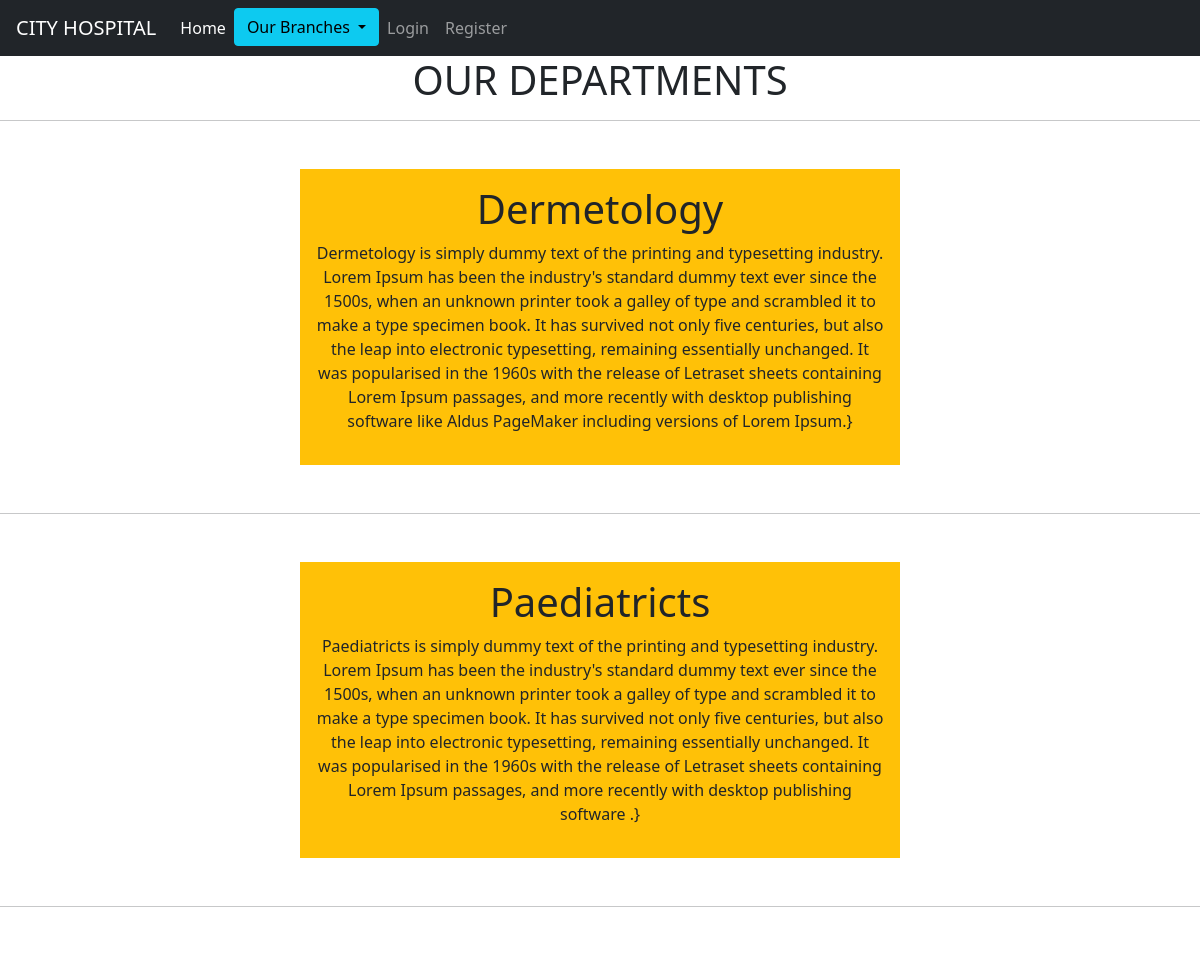
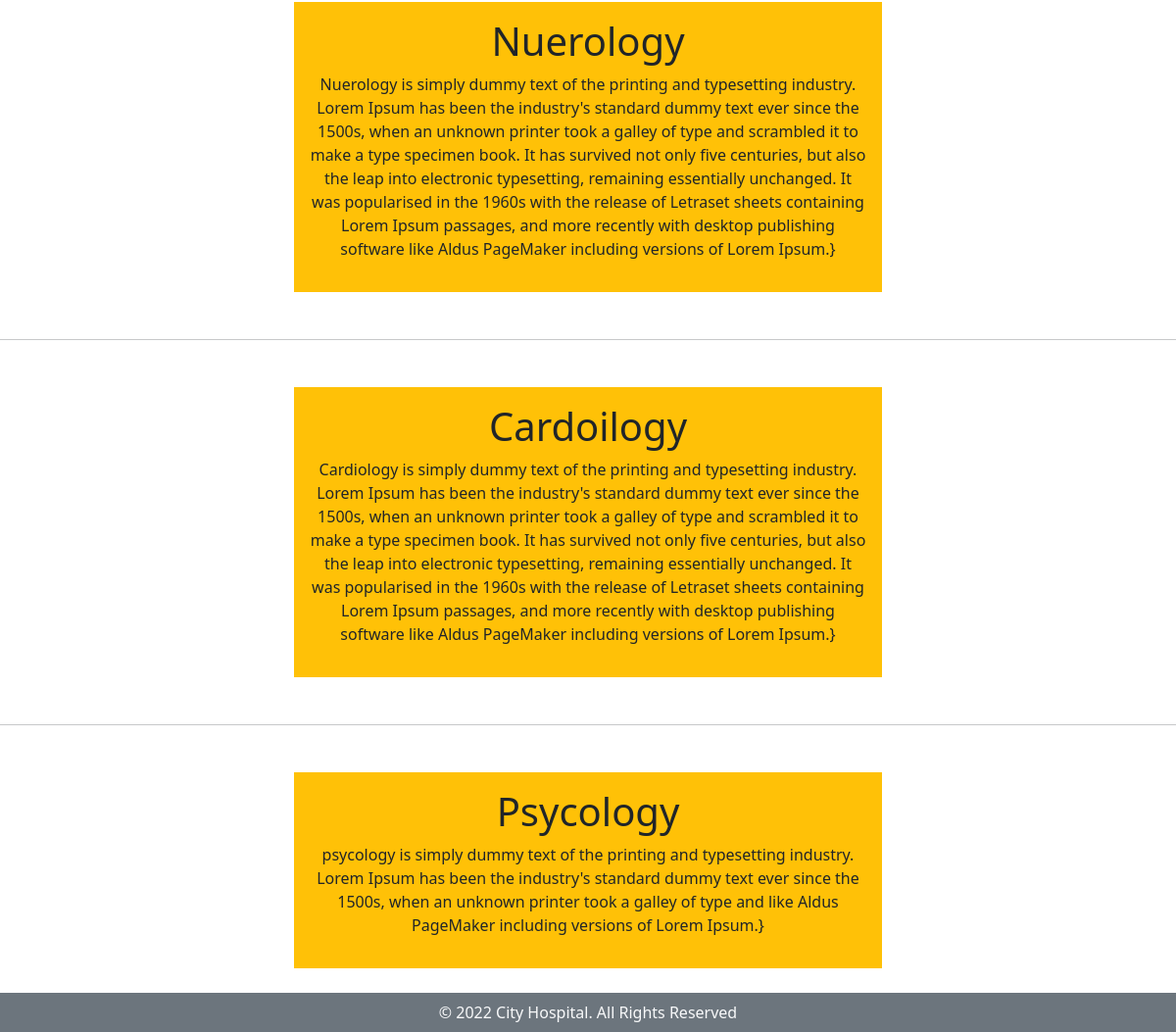
Screenshot of /department with the database file from the repository (2 pictures, top to bottom).
### hospitalapp/models.py (models this page shows, shortened)
class Departments(models.Model):
    dep_name = models.CharField(max_length=250)
    dep_desc = models.TextField()

### hospitalapp/views.py (the view)
# urls.py: path('department',views.department,name='department'),
def department(request):
    depart = {
        'dept': Departments.objects.all()
    }
    return render(request, 'department.html', depart)

### templates/department.html (shortened to what this page needs)
{% extends 'base.html' %}
{% block content %}
<h1 class="text-center">OUR DEPARTMENTS</h1>
<hr>
{% for i in dept %}
<div class="mx-auto w-50 bg-warning text-center p-3 my-5">
    <h1>{{i.dep_name}}</h1>
    <p>{{i.dep_desc}}}</p>
</div>
<hr>
{% endfor %}
{% endblock %}

### rows the page displays
Departments: dep_name "Dermetology", dep_desc "Dermetology is simply dummy text of the printing and typesetting industry. Lorem Ipsum has been the industry's standard dummy text ever since the 1500s, when an unknown printer took a galley of type and scrambled it to make a type specimen book. It has survived not only five centuries, but also the leap into electronic typesetting, remaining essentially unchanged. It was popularised in the 1960s with the release of Letraset sheets containing Lorem Ipsum passages, and more recently with desktop publishing software like Aldus PageMaker including versions of Lorem Ipsum."
Departments: dep_name "Paediatricts", dep_desc "Paediatricts is simply dummy text of the printing and typesetting industry. Lorem Ipsum has been the industry's standard dummy text ever since the 1500s, when an unknown printer took a galley of type and scrambled it to make a type specimen book. It has survived not only five centuries, but also the leap into electronic typesetting, remaining essentially unchanged. It was popularised in the 1960s with the release of Letraset sheets containing Lorem Ipsum passages, and more recently with desktop publishing software ."
Departments: dep_name "Nuerology", dep_desc "Nuerology is simply dummy text of the printing and typesetting industry. Lorem Ipsum has been the industry's standard dummy text ever since the 1500s, when an unknown printer took a galley of type and scrambled it to make a type specimen book. It has survived not only five centuries, but also the leap into electronic typesetting, remaining essentially unchanged. It was popularised in the 1960s with the release of Letraset sheets containing Lorem Ipsum passages, and more recently with desktop publishing software like Aldus PageMaker including versions of Lorem Ipsum."
Departments: dep_name "Cardoilogy", dep_desc "Cardiology is simply dummy text of the printing and typesetting industry. Lorem Ipsum has been the industry's standard dummy text ever since the 1500s, when an unknown printer took a galley of type and scrambled it to make a type specimen book. It has survived not only five centuries, but also the leap into electronic typesetting, remaining essentially unchanged. It was popularised in the 1960s with the release of Letraset sheets containing Lorem Ipsum passages, and more recently with desktop publishing software like Aldus PageMaker including versions of Lorem Ipsum."
Departments: dep_name "Psycology", dep_desc "psycology is simply dummy text of the printing and typesetting industry. Lorem Ipsum has been the industry's standard dummy text ever since the 1500s, when an unknown printer took a galley of type and like Aldus PageMaker including versions of Lorem Ipsum."
